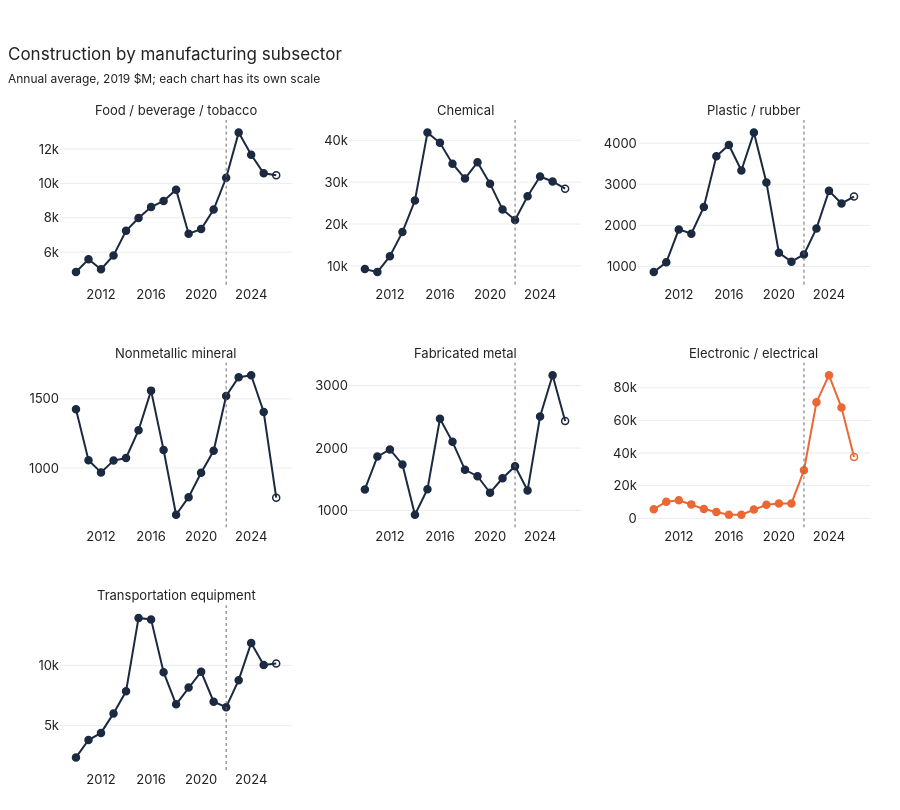

The notebook cell saved with this chart:
### Markdown cell above
In constant dollars, spending rises from **\$64bn in 2021 to \$175bn in 2024** (×2.7), then falls in 2025 and 2026.

### Code cell
plot_small_multiples(census, 'date', MFG, highlight=TREATED,
                     title='Construction by manufacturing subsector',
                     subtitle='Annual average, 2019 $M; each chart has its own scale')

### Figure 1 — Plotly figure (JSON) as saved in the notebook; plotly's stock layout.template omitted (floating-point values rounded to 4 significant figures)
{"data": [{"hovertemplate": "Food / beverage / tobacco : %{y:,.0f}<extra></extra>", "line": {"color": "#1b2a41", "width": 2}, "marker": {"color": "#1b2a41", "line": {"color": "#1b2a41", "width": 1.5}, "size": 7, "symbol": ["circle", "circle", "circle", "circle", "circle", "circle", "circle", "circle", "circle", "circle", "circle", "circle", "circle", "circle", "circle", "circle", "circle-open"]}, "mode": "lines+markers", "name": "Food / beverage / tobacco", "showlegend": false, "type": "scatter", "x": [2010, 2011, 2012, 2013, 2014, 2015, 2016, 2017, 2018, 2019, 2020, 2021, 2022, 2023, 2024, 2025, 2026], "xaxis": "x", "y": [4842.0, 5583.0, 5004.0, 5808.0, 7242.0, 7988.0, 8628.0, 8982.0, 9637.0, 7071.0, 7342.0, 8483.0, 10330.0, 12960.0, 11670.0, 10590.0, 10480.0], "yaxis": "y"}, {"hovertemplate": "Chemical : %{y:,.0f}<extra></extra>", "line": {"color": "#1b2a41", "width": 2}, "marker": {"color": "#1b2a41", "line": {"color": "#1b2a41", "width": 1.5}, "size": 7, "symbol": ["circle", "circle", "circle", "circle", "circle", "circle", "circle", "circle", "circle", "circle", "circle", "circle", "circle", "circle", "circle", "circle", "circle-open"]}, "mode": "lines+markers", "name": "Chemical", "showlegend": false, "type": "scatter", "x": [2010, 2011, 2012, 2013, 2014, 2015, 2016, 2017, 2018, 2019, 2020, 2021, 2022, 2023, 2024, 2025, 2026], "xaxis": "x2", "y": [9242.0, 8538.0, 12340.0, 18080.0, 25620.0, 41830.0, 39400.0, 34390.0, 30850.0, 34770.0, 29640.0, 23480.0, 20960.0, 26650.0, 31350.0, 30160.0, 28430.0], "yaxis": "y2"}, {"hovertemplate": "Plastic / rubber : %{y:,.0f}<extra></extra>", "line": {"color": "#1b2a41", "width": 2}, "marker": {"color": "#1b2a41", "line": {"color": "#1b2a41", "width": 1.5}, "size": 7, "symbol": ["circle", "circle", "circle", "circle", "circle", "circle", "circle", "circle", "circle", "circle", "circle", "circle", "circle", "circle", "circle", "circle", "circle-open"]}, "mode": "lines+markers", "name": "Plastic / rubber", "showlegend": false, "type": "scatter", "x": [2010, 2011, 2012, 2013, 2014, 2015, 2016, 2017, 2018, 2019, 2020, 2021, 2022, 2023, 2024, 2025, 2026], "xaxis": "x3", "y": [863.5, 1100.0, 1902.0, 1795.0, 2447.0, 3681.0, 3957.0, 3334.0, 4257.0, 3041.0, 1331.0, 1117.0, 1293.0, 1926.0, 2839.0, 2532.0, 2700.0], "yaxis": "y3"}, {"hovertemplate": "Nonmetallic mineral : %{y:,.0f}<extra></extra>", "line": {"color": "#1b2a41", "width": 2}, "marker": {"color": "#1b2a41", "line": {"color": "#1b2a41", "width": 1.5}, "size": 7, "symbol": ["circle", "circle", "circle", "circle", "circle", "circle", "circle", "circle", "circle", "circle", "circle", "circle", "circle", "circle", "circle", "circle", "circle-open"]}, "mode": "lines+markers", "name": "Nonmetallic mineral", "showlegend": false, "type": "scatter", "x": [2010, 2011, 2012, 2013, 2014, 2015, 2016, 2017, 2018, 2019, 2020, 2021, 2022, 2023, 2024, 2025, 2026], "xaxis": "x4", "y": [1425.0, 1055.0, 967.6, 1054.0, 1072.0, 1273.0, 1560.0, 1130.0, 662.0, 789.0, 965.1, 1124.0, 1521.0, 1656.0, 1671.0, 1405.0, 785.3], "yaxis": "y4"}, {"hovertemplate": "Fabricated metal : %{y:,.0f}<extra></extra>", "line": {"color": "#1b2a41", "width": 2}, "marker": {"color": "#1b2a41", "line": {"color": "#1b2a41", "width": 1.5}, "size": 7, "symbol": ["circle", "circle", "circle", "circle", "circle", "circle", "circle", "circle", "circle", "circle", "circle", "circle", "circle", "circle", "circle", "circle", "circle-open"]}, "mode": "lines+markers", "name": "Fabricated metal", "showlegend": false, "type": "scatter", "x": [2010, 2011, 2012, 2013, 2014, 2015, 2016, 2017, 2018, 2019, 2020, 2021, 2022, 2023, 2024, 2025, 2026], "xaxis": "x5", "y": [1338.0, 1863.0, 1977.0, 1737.0, 932.0, 1341.0, 2469.0, 2099.0, 1651.0, 1549.0, 1283.0, 1515.0, 1709.0, 1320.0, 2504.0, 3165.0, 2432.0], "yaxis": "y5"}, {"hovertemplate": "Electronic / electrical : %{y:,.0f}<extra></extra>", "line": {"color": "#eb6834", "width": 2}, "marker": {"color": "#eb6834", "line": {"color": "#eb6834", "width": 1.5}, "size": 7, "symbol": ["circle", "circle", "circle", "circle", "circle", "circle", "circle", "circle", "circle", "circle", "circle", "circle", "circle", "circle", "circle", "circle", "circle-open"]}, "mode": "lines+markers", "name": "Electronic / electrical", "showlegend": false, "type": "scatter", "x": [2010, 2011, 2012, 2013, 2014, 2015, 2016, 2017, 2018, 2019, 2020, 2021, 2022, 2023, 2024, 2025, 2026], "xaxis": "x6", "y": [5598.0, 10210.0, 11020.0, 8553.0, 5720.0, 3869.0, 2216.0, 2251.0, 5446.0, 8287.0, 9056.0, 9132.0, 29440.0, 71160.0, 87650.0, 67870.0, 37650.0], "yaxis": "y6"}, {"hovertemplate": "Transportation equipment : %{y:,.0f}<extra></extra>", "line": {"color": "#1b2a41", "width": 2}, "marker": {"color": "#1b2a41", "line": {"color": "#1b2a41", "width": 1.5}, "size": 7, "symbol": ["circle", "circle", "circle", "circle", "circle", "circle", "circle", "circle", "circle", "circle", "circle", "circle", "circle", "circle", "circle", "circle", "circle-open"]}, "mode": "lines+markers", "name": "Transportation equipment", "showlegend": false, "type": "scatter", "x": [2010, 2011, 2012, 2013, 2014, 2015, 2016, 2017, 2018, 2019, 2020, 2021, 2022, 2023, 2024, 2025, 2026], "xaxis": "x7", "y": [2371.0, 3811.0, 4402.0, 6020.0, 7849.0, 13930.0, 13820.0, 9433.0, 6772.0, 8169.0, 9472.0, 6992.0, 6528.0, 8774.0, 11870.0, 10030.0, 10160.0], "yaxis": "y7"}], "layout": {"annotations": [{"font": {"size": 13}, "showarrow": false, "text": "Food / beverage / tobacco", "x": 0.1433, "xanchor": "center", "xref": "paper", "y": 1.0, "yanchor": "bottom", "yref": "paper"}, {"font": {"size": 13}, "showarrow": false, "text": "Chemical", "x": 0.5, "xanchor": "center", "xref": "paper", "y": 1.0, "yanchor": "bottom", "yref": "paper"}, {"font": {"size": 13}, "showarrow": false, "text": "Plastic / rubber", "x": 0.8567, "xanchor": "center", "xref": "paper", "y": 1.0, "yanchor": "bottom", "yref": "paper"}, {"font": {"size": 13}, "showarrow": false, "text": "Nonmetallic mineral", "x": 0.1433, "xanchor": "center", "xref": "paper", "y": 0.6267, "yanchor": "bottom", "yref": "paper"}, {"font": {"size": 13}, "showarrow": false, "text": "Fabricated metal", "x": 0.5, "xanchor": "center", "xref": "paper", "y": 0.6267, "yanchor": "bottom", "yref": "paper"}, {"font": {"size": 13}, "showarrow": false, "text": "Electronic / electrical", "x": 0.8567, "xanchor": "center", "xref": "paper", "y": 0.6267, "yanchor": "bottom", "yref": "paper"}, {"font": {"size": 13}, "showarrow": false, "text": "Transportation equipment", "x": 0.1433, "xanchor": "center", "xref": "paper", "y": 0.2533, "yanchor": "bottom", "yref": "paper"}], "height": 810, "hovermode": "closest", "shapes": [{"line": {"color": "#6b6b6b", "dash": "dot", "width": 1}, "type": "line", "x0": 2022, "x1": 2022, "xref": "x", "y0": 0, "y1": 1, "yref": "y domain"}, {"line": {"color": "#6b6b6b", "dash": "dot", "width": 1}, "type": "line", "x0": 2022, "x1": 2022, "xref": "x2", "y0": 0, "y1": 1, "yref": "y2 domain"}, {"line": {"color": "#6b6b6b", "dash": "dot", "width": 1}, "type": "line", "x0": 2022, "x1": 2022, "xref": "x3", "y0": 0, "y1": 1, "yref": "y3 domain"}, {"line": {"color": "#6b6b6b", "dash": "dot", "width": 1}, "type": "line", "x0": 2022, "x1": 2022, "xref": "x4", "y0": 0, "y1": 1, "yref": "y4 domain"}, {"line": {"color": "#6b6b6b", "dash": "dot", "width": 1}, "type": "line", "x0": 2022, "x1": 2022, "xref": "x5", "y0": 0, "y1": 1, "yref": "y5 domain"}, {"line": {"color": "#6b6b6b", "dash": "dot", "width": 1}, "type": "line", "x0": 2022, "x1": 2022, "xref": "x6", "y0": 0, "y1": 1, "yref": "y6 domain"}, {"line": {"color": "#6b6b6b", "dash": "dot", "width": 1}, "type": "line", "x0": 2022, "x1": 2022, "xref": "x7", "y0": 0, "y1": 1, "yref": "y7 domain"}], "title": {"subtitle": {"text": "Annual average, 2019 $M; each chart has its own scale"}, "text": "Construction by manufacturing subsector"}, "xaxis": {"anchor": "y", "domain": [0.0, 0.2867], "dtick": 4, "matches": "x7", "showticklabels": true}, "xaxis2": {"anchor": "y2", "domain": [0.3567, 0.6433], "dtick": 4, "matches": "x8", "showticklabels": true}, "xaxis3": {"anchor": "y3", "domain": [0.7133, 1.0], "dtick": 4, "matches": "x9", "showticklabels": true}, "xaxis4": {"anchor": "y4", "domain": [0.0, 0.2867], "dtick": 4, "matches": "x7", "showticklabels": true}, "xaxis5": {"anchor": "y5", "domain": [0.3567, 0.6433], "dtick": 4, "matches": "x8", "showticklabels": true}, "xaxis6": {"anchor": "y6", "domain": [0.7133, 1.0], "dtick": 4, "matches": "x9", "showticklabels": true}, "xaxis7": {"anchor": "y7", "domain": [0.0, 0.2867], "dtick": 4, "showticklabels": true}, "xaxis8": {"anchor": "y8", "domain": [0.3567, 0.6433], "dtick": 4, "showticklabels": true}, "xaxis9": {"anchor": "y9", "domain": [0.7133, 1.0], "dtick": 4, "showticklabels": true}, "yaxis": {"anchor": "x", "domain": [0.7467, 1.0], "title": {}}, "yaxis2": {"anchor": "x2", "domain": [0.7467, 1.0]}, "yaxis3": {"anchor": "x3", "domain": [0.7467, 1.0]}, "yaxis4": {"anchor": "x4", "domain": [0.3733, 0.6267]}, "yaxis5": {"anchor": "x5", "domain": [0.3733, 0.6267]}, "yaxis6": {"anchor": "x6", "domain": [0.3733, 0.6267]}, "yaxis7": {"anchor": "x7", "domain": [0.0, 0.2533]}, "yaxis8": {"anchor": "x8", "domain": [0.0, 0.2533]}, "yaxis9": {"anchor": "x9", "domain": [0.0, 0.2533]}}}
